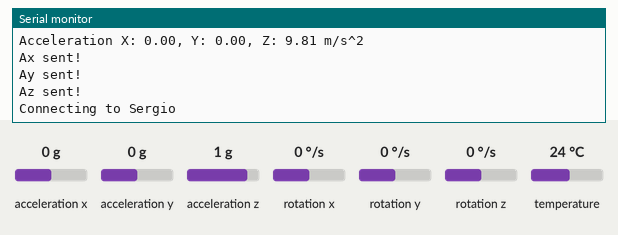
Recording of a sketch running on a simulated ESP32. Shown: the last lines printed to the serial monitor. The test bench sets the inputs (shaded band); at power-on: acceleration x 0 g, acceleration y 0 g, acceleration z 1 g, rotation x 0 °/s, rotation y 0 °/s, rotation z 0 °/s, temperature 24 °C. WiFi joins after 1.5 s; servers stay silent unless stated; no MQTT or app messages arrive unless stated.

Above: at 2.8 s.
2.9 s: acceleration x set to -1.4 g
At 2.9 s:
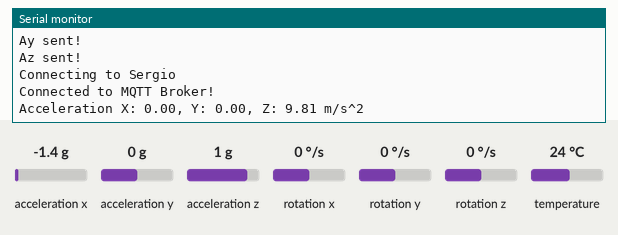
4.4 s: acceleration y set to -1.4 g
At 5.0 s:
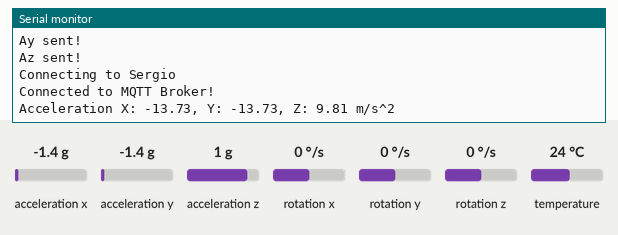
5.9 s: acceleration z set to -1.4 g
At 6.8 s:
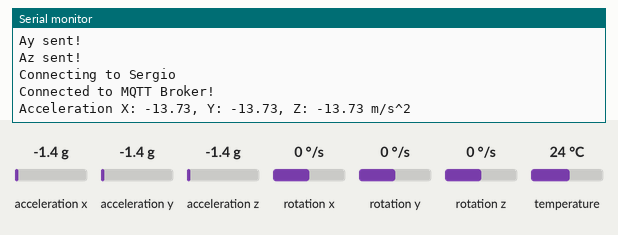

The sketch:

MPU5060.ino
```cpp
#include <Adafruit_MPU6050.h>
#include <Adafruit_Sensor.h>
#include <WiFi.h> // Enables the ESP32 to connect to the local network (via WiFi)
#include "PubSubClient.h" // Connect and publish to the MQTT broker

Adafruit_MPU6050 mpu;

// WiFi
const char *ssid = "Sergio"; // Enter your WiFi name
const char *wifi_password = "sergio123";  // Enter WiFi password

// MQTT
const char* mqtt_server = "192.168.43.248";  // IP of the MQTT broker
const char* mpu5060_topic = "wban/sensor/accelerometer";
const char* mqtt_username = "sergiocorbymqtt"; // MQTT username
const char* mqtt_password = "SergioCorby"; // MQTT password
const char* clientID = "client_mpu5060"; // MQTT client ID

int y;
int i;

// Initialise the WiFi and MQTT Client objects
WiFiClient wifiClient;
// 1883 is the listener port for the Broker
PubSubClient client(mqtt_server, 1883, wifiClient);

void setup() {
  Serial.begin(115200);
  // Connect to the WiFi
  WiFi.begin(ssid, wifi_password);
// Wait until the connection has been confirmed before continuing
  while (WiFi.status() != WL_CONNECTED) {
    y++;
    delay(500);
    Serial.print(".");
    Serial.print(y);
    if (y>=11) {
      ESP.restart();
      y = 0;
    }
  }
  Serial.println("WiFi connected");
  Serial.print("IP address: ");
  Serial.println(WiFi.localIP());
  while (!Serial)
    delay(10); // will pause Zero, Leonardo, etc until serial console opens
  Serial.println("Adafruit MPU6050 test!");

  // Try to initialize!
  if (!mpu.begin()) {
    Serial.println("Failed to find MPU6050 chip");
    while (1) {
      delay(10);
    }
  }
  Serial.println("MPU6050 Found!");
  mpu.setAccelerometerRange(MPU6050_RANGE_8_G);
  Serial.print("Accelerometer range set to: ");
  switch (mpu.getAccelerometerRange()) {
  case MPU6050_RANGE_2_G:
    Serial.println("+-2G");
    break;
  case MPU6050_RANGE_4_G:
    Serial.println("+-4G");
    break;
  case MPU6050_RANGE_8_G:
    Serial.println("+-8G");
    break;
  case MPU6050_RANGE_16_G:
    Serial.println("+-16G");
    break;
  }
  mpu.setGyroRange(MPU6050_RANGE_500_DEG);
  Serial.print("Gyro range set to: ");
  switch (mpu.getGyroRange()) {
  case MPU6050_RANGE_250_DEG:
    Serial.println("+- 250 deg/s");
    break;
  case MPU6050_RANGE_500_DEG:
    Serial.println("+- 500 deg/s");
    break;
  case MPU6050_RANGE_1000_DEG:
    Serial.println("+- 1000 deg/s");
    break;
  case MPU6050_RANGE_2000_DEG:
    Serial.println("+- 2000 deg/s");
    break;
  }

  mpu.setFilterBandwidth(MPU6050_BAND_5_HZ);
  Serial.print("Filter bandwidth set to: ");
  switch (mpu.getFilterBandwidth()) {
  case MPU6050_BAND_260_HZ:
    Serial.println("260 Hz");
    break;
  case MPU6050_BAND_184_HZ:
    Serial.println("184 Hz");
    break;
  case MPU6050_BAND_94_HZ:
    Serial.println("94 Hz");
    break;
  case MPU6050_BAND_44_HZ:
    Serial.println("44 Hz");
    break;
  case MPU6050_BAND_21_HZ:
    Serial.println("21 Hz");
    break;
  case MPU6050_BAND_10_HZ:
    Serial.println("10 Hz");
    break;
  case MPU6050_BAND_5_HZ:
    Serial.println("5 Hz");
    break;
  }

  Serial.println("");
  delay(100);
}

// Custom function to connet to the MQTT broker via WiFi
void connect_MQTT(){
  Serial.print("Connecting to ");
  Serial.println(ssid);
  // Connect to MQTT Broker
  // client.connect returns a boolean value to let us know if the connection was successful.
  // If the connection is failing, make sure you are using the correct MQTT Username and Password (Setup Earlier in the Instructable)
  if (client.connect(clientID, mqtt_username, mqtt_password)) {
    Serial.println("Connected to MQTT Broker!");
  }
  else {
    Serial.println("Connection to MQTT Broker failed...");
  }
}

void loop() {

  connect_MQTT();
  Serial.setTimeout(2000);
  /* Get new sensor events with the readings */
  sensors_event_t a, g, temp;
  mpu.getEvent(&a, &g, &temp);

  /* Print out the values */
  Serial.print("Acceleration X: ");
  Serial.print(a.acceleration.x);
  Serial.print(", Y: ");
  Serial.print(a.acceleration.y);
  Serial.print(", Z: ");
  Serial.print(a.acceleration.z);
  Serial.println(" m/s^2");
  Serial.println("");
  delay(500);

  // MQTT can only transmit strings
  String accelerometer_x="Ax:"+String((float)a.acceleration.x);
  String accelerometer_y="Ay:"+String((float)a.acceleration.y);
  String accelerometer_z="Az:"+String((float)a.acceleration.z);

    // PUBLISH to the MQTT Broker (topic = mpu5060, defined at the beginning)

  if (client.publish(mpu5060_topic, accelerometer_x.c_str())) {
    Serial.println("Ax sent!");
  }
  // Again, client.publish will return a boolean value depending on whether it succeded or not.
  // If the message failed to send, we will try again, as the connection may have broken.
  else {
    Serial.println("MPU5060 failed to send. Reconnecting to MQTT Broker and trying again");
    client.connect(clientID, mqtt_username, mqtt_password);
    delay(10); // This delay ensures that client.publish doesn't clash with the client.connect call
    client.publish(mpu5060_topic, accelerometer_x.c_str());
  }
  // PUBLISH to the MQTT Broker (topic = mpu5060, defined at the beginning)
  if (client.publish(mpu5060_topic, accelerometer_y.c_str())) {
    Serial.println("Ay sent!");
  }
  // Again, client.publish will return a boolean value depending on whether it succeded or not.
  // If the message failed to send, we will try again, as the connection may have broken.
  else {
    Serial.println("MPU5060 failed to send. Reconnecting to MQTT Broker and trying again");
    client.connect(clientID, mqtt_username, mqtt_password);
    delay(10); // This delay ensures that client.publish doesn't clash with the client.connect call
    client.publish(mpu5060_topic, accelerometer_y.c_str());
  }
  // PUBLISH to the MQTT Broker (topic = mpu5060, defined at the beginning)
  if (client.publish(mpu5060_topic, accelerometer_z.c_str())) {
    Serial.println("Az sent!");
  }
  // Again, client.publish will return a boolean value depending on whether it succeded or not.
  // If the message failed to send, we will try again, as the connection may have broken.
  else {
    Serial.println("MPU5060 failed to send. Reconnecting to MQTT Broker and trying again");
    client.connect(clientID, mqtt_username, mqtt_password);
    delay(10); // This delay ensures that client.publish doesn't clash with the client.connect call
    client.publish(mpu5060_topic, accelerometer_z.c_str());
  }
  client.disconnect();  // disconnect from the MQTT broker
  delay(0.5*60);       // print new values every 1 Minute
}
```

Measured:
- after the input at 4.4 s, the serial monitor: prints a new line after 0.19 s (image 2)
- after the input at 5.9 s, the serial monitor: prints a new line after 0.44 s (image 3)
